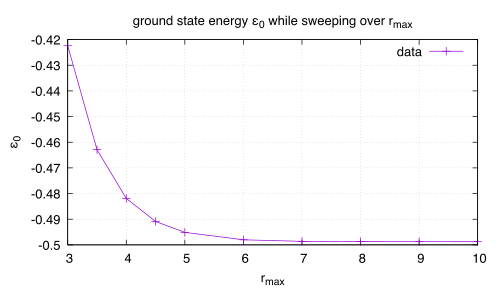

Write gnuplot code to recreate this figure.
set terminal pdfcairo enhanced font "Helvetica,14"
set output "eps0_vs_rmax.pdf"

set title "ground state energy {/Symbol e}_0 while sweeping over r_{max}"
set xlabel "r_{max}"
set ylabel "{/Symbol e}_0"
set grid

plot 'eps0_vs_rmax.dat' using 2:3 with linespoints title "data"
